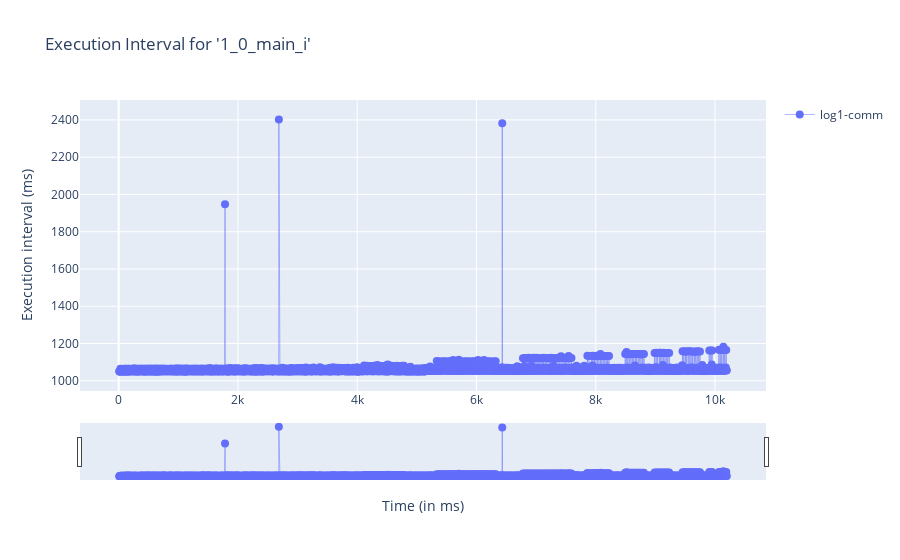
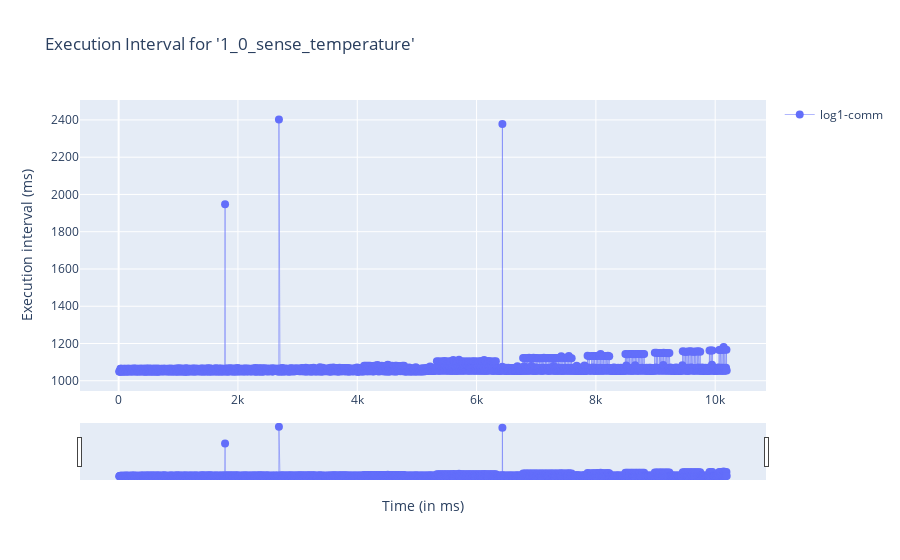
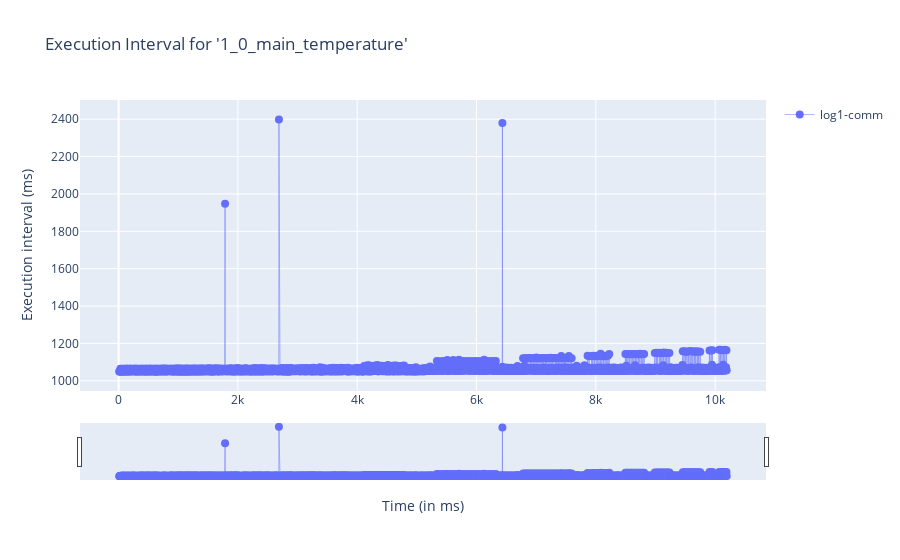
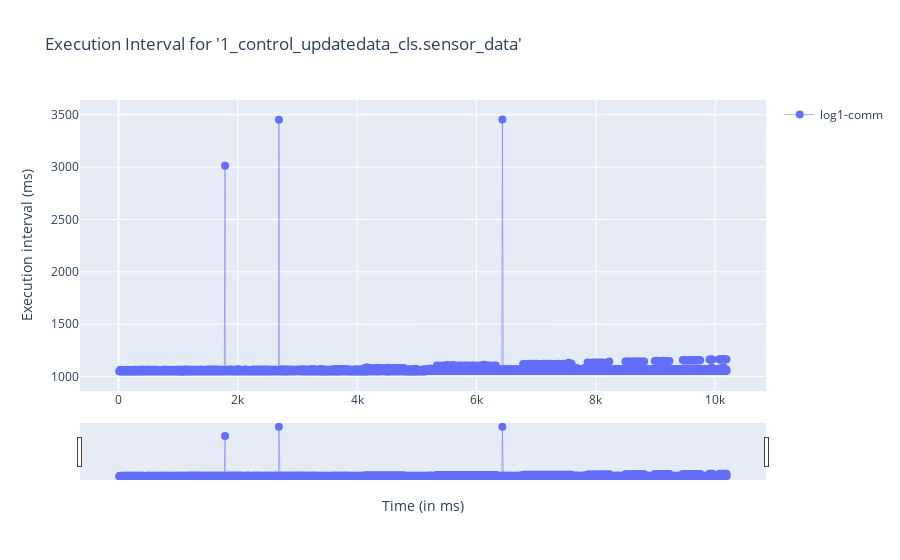

The cell these charts' notebook holds for them, in order:
### Code cell
import plotly.graph_objects as go
import pandas as pd


### name represents the name of respective variable with which file will be saved
for (name, log_names, xy_data) in to_plot:
    ### path to save the plots
    to_write_name = name.replace('trace_data', 'exe plots')
    file_name = os.path.basename(to_write_name)
    file_name = f'{thread_typ}_version{version}_{behaviour}_{file_name}'
    dir_name = os.path.dirname(to_write_name)
    to_write_name = os.path.join(dir_name, file_name)
    #print(to_write_name)
    isPath = os.path.exists(os.path.dirname(to_write_name)) ### check if the path exists
    ### create the folder if it does not exist
    if not isPath:
        os.makedirs(os.path.dirname(to_write_name))

    
    ########## make data frame to be able to plot ################
    df = dict()
    _y_all = [] ### to adjust y-ticks
    legend_lab = [] ### collect names of the plots only
    line_style = ['solid', 'dashed', 'dashdot', 'dotted']
    markers = ['.','o','*','+','^','x','d','h',',','H','D']

    # Create figure
    fig = go.Figure()
    # print(xy_data)
    for (num, (l,xy)) in enumerate(zip(log_names, xy_data)):
        x = xy[1]
        #x = [i-x[0] for i in x]   ### get timestamps relative to first timestamp
        y = xy[0]
        ind = xy[2]
        # print(len(x),len(y),len(ind))

        # x_ticks = [(ind[i],x[i]) for i in range(0,len(x),5) ]
        # x_ticks = [(ind[i]) for i in range(0,len(x)) ]
        # print(x_ticks)

        ### ignore all the variables that are only executed once
        if xy[1]!= []:
            #print(x,y)
            df[l]=xy
            _y_all.extend(y)
            legend_lab.append(l)
            
            # plt.plot(x, y, ls=line_style[num%4], marker=markers[num%11])
            fig.add_trace(
                go.Scatter(x=ind, y=y, name=l))
            
            # Add range slider, title, yticks, axes labels
            fig.update_layout(
                title_text=f"Execution Interval for '{os.path.basename(name)}'",
                xaxis=dict(
                    title="Time (in ms)",
                    rangeslider=dict(visible=True),
                    type='linear',
                    # tickvals=[k for k in range(0,len(x),5)],
                    # tickvals=[k for k in range(0,len(x))],
                    # ticktext=x_ticks
                    ),
                yaxis=dict(
                    title="Execution interval (ms)",
                    # tickvals=[k for k in range(1,len(_var_list)+1)],
                    # ticktext=_var_list
                    ),
                autosize=True,
                #width=500,
                #height=600,
                )
        
    if _y_all != []:

        # style all the traces
        fig.update_traces(
            #hoverinfo="name+x+text",
            line={"width": 0.5},
            marker={"size": 8},
            mode="lines+markers",
            showlegend=True,
            )

        fig.show()

        # break

### Figure 1 — Plotly figure (JSON) as saved in the notebook; plotly's stock layout.template omitted (floating-point values rounded to 4 significant figures; data arrays with more than 128 entries replaced by an {"elided": "..."} marker saying what was removed)
{"data": [{"line": {"width": 0.5}, "marker": {"size": 8}, "mode": "lines+markers", "name": "log1-comm", "showlegend": true, "type": "scatter", "x": {"elided": "2000 int values"}, "y": {"elided": "2000 int values"}}], "layout": {"autosize": true, "title": {"text": "Execution Interval for '1_0_main_i'"}, "xaxis": {"rangeslider": {"visible": true}, "title": {"text": "Time (in ms)"}, "type": "linear"}, "yaxis": {"title": {"text": "Execution interval (ms)"}}}}

### Figure 2 — Plotly figure (JSON) as saved in the notebook; plotly's stock layout.template omitted (floating-point values rounded to 4 significant figures; data arrays with more than 128 entries replaced by an {"elided": "..."} marker saying what was removed)
{"data": [{"line": {"width": 0.5}, "marker": {"size": 8}, "mode": "lines+markers", "name": "log1-comm", "showlegend": true, "type": "scatter", "x": {"elided": "1999 int values"}, "y": {"elided": "1999 int values"}}], "layout": {"autosize": true, "title": {"text": "Execution Interval for '1_0_sense_temperature'"}, "xaxis": {"rangeslider": {"visible": true}, "title": {"text": "Time (in ms)"}, "type": "linear"}, "yaxis": {"title": {"text": "Execution interval (ms)"}}}}

### Figure 3 — Plotly figure (JSON) as saved in the notebook; plotly's stock layout.template omitted (floating-point values rounded to 4 significant figures; data arrays with more than 128 entries replaced by an {"elided": "..."} marker saying what was removed)
{"data": [{"line": {"width": 0.5}, "marker": {"size": 8}, "mode": "lines+markers", "name": "log1-comm", "showlegend": true, "type": "scatter", "x": {"elided": "1999 int values"}, "y": {"elided": "1999 int values"}}], "layout": {"autosize": true, "title": {"text": "Execution Interval for '1_0_main_temperature'"}, "xaxis": {"rangeslider": {"visible": true}, "title": {"text": "Time (in ms)"}, "type": "linear"}, "yaxis": {"title": {"text": "Execution interval (ms)"}}}}

### Figure 4 — Plotly figure (JSON) as saved in the notebook; plotly's stock layout.template omitted (floating-point values rounded to 4 significant figures; data arrays with more than 128 entries replaced by an {"elided": "..."} marker saying what was removed)
{"data": [{"line": {"width": 0.5}, "marker": {"size": 8}, "mode": "lines+markers", "name": "log1-comm", "showlegend": true, "type": "scatter", "x": {"elided": "1996 int values"}, "y": {"elided": "1996 int values"}}], "layout": {"autosize": true, "title": {"text": "Execution Interval for '1_control_updatedata_cls.sensor_data'"}, "xaxis": {"rangeslider": {"visible": true}, "title": {"text": "Time (in ms)"}, "type": "linear"}, "yaxis": {"title": {"text": "Execution interval (ms)"}}}}
